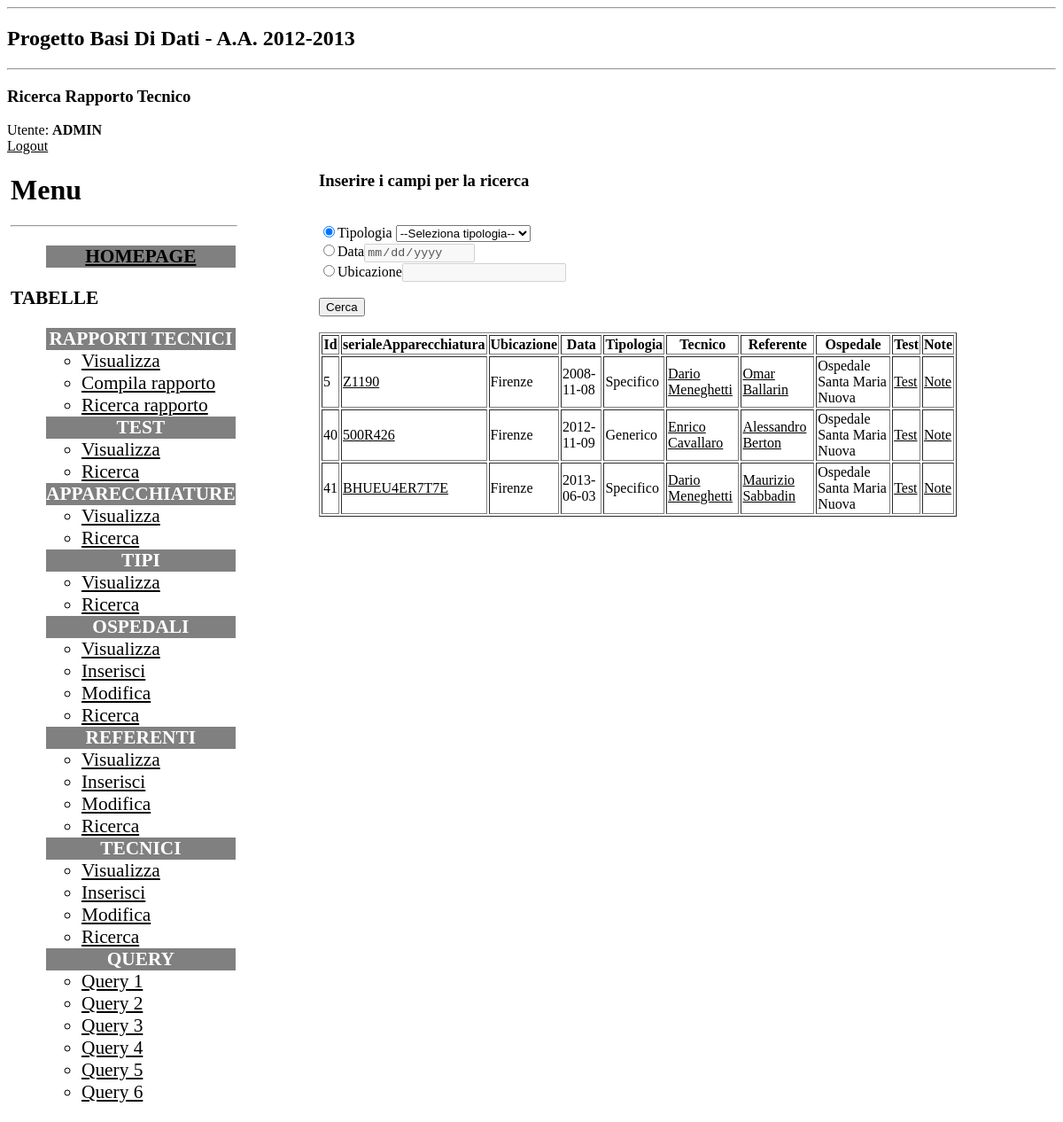
/Php/ricercaRapporto.php?str3=Firenze (signed in), run on the app's committed database.
### tables this page shows
CREATE TABLE IF NOT EXISTS `RapportiTecnici` (
  `idRapporto` int(11) NOT NULL,
  `Ubicazione` varchar(50) DEFAULT NULL,
  `Data` date DEFAULT NULL,
  `Tipologia` enum('Generico','Specifico') DEFAULT NULL,
  `Note` varchar(120) DEFAULT NULL,
  `idTecnico` int(11) NOT NULL,
  `idReferente` int(11) NOT NULL,
  `idOspedale` int(11) NOT NULL,
  `serialeApparecchiatura` varchar(50) DEFAULT NULL,
  PRIMARY KEY (`idRapporto`),
  KEY `idTecnico` (`idTecnico`),
  KEY `idReferente` (`idReferente`),
  KEY `idOspedale` (`idOspedale`),
  KEY `serialeApparecchiatura` (`serialeApparecchiatura`)
);

CREATE TABLE IF NOT EXISTS `Persone` (
  `idPersona` int(11) NOT NULL,
  `Nome` varchar(20) DEFAULT NULL,
  `Cognome` varchar(20) DEFAULT NULL,
  `DataNascita` date DEFAULT NULL,
  `Telefono` varchar(15) DEFAULT NULL,
  PRIMARY KEY (`idPersona`)
);

### Php/ricercaRapporto.php (the view, shortened to what this page needs)
<?php
require("library.php");
page_start("Progetto Basi Di Dati - A.A. 2012-2013");
subtitle("Ricerca Rapporto Tecnico");
menu();
start_body();
echo "
<B><H3>Inserire i campi per la ricerca</H3></B><br>
";
$conn=connectDB();
$str3 = $_GET["str3"];
  $query="SELECT idRapporto,serialeApparecchiatura,Ubicazione,Data,Tipologia,idTecnico,idReferente,idOspedale FROM RapportiTecnici";
if($str3)
{
  $query="SELECT idRapporto,serialeApparecchiatura,Ubicazione,Data,Tipologia,idTecnico,idReferente,idOspedale FROM RapportiTecnici WHERE Ubicazione LIKE '$str3%'";
}
$result=mysql_query($query, $conn);
echo<<<END
<form action="ricercaRapporto.php" method="GET" name="Ricerca" id="ricerca">
<input type="radio" name="tipoRicerca" id="tip" OnClick="changeRicerca()" value="tipologia" checked>Tipologia
<select name="str1" id="str1">
<option value="">--Seleziona tipologia--</option>
<option value="Generico">Generico</option>
<option value="Specifico">Specifico</option>
</select>
 <br>
<input type="radio" name="tipoRicerca" id="dat" OnClick="changeRicerca()" value="data">Data<input type="date" name="str2" id="str2" disabled> <br>
<input type="radio" name="tipoRicerca" id="ubi" OnClick="changeRicerca()" value="ubicazione">Ubicazione<input type="text" name="str3" id="str3" disabled> <br>
<br><input type="submit" value="Cerca">
<br></form><br>
END;
$table_head =  array("Id","serialeApparecchiatura","Ubicazione","Data","Tipologia","Tecnico","Referente","Ospedale","Test","Note");
table_start($table_head);
while ($row = mysql_fetch_row($result)) {
$Qtecnico="SELECT Nome,Cognome,idPersona FROM Persone WHERE idPersona='$row[5]'";
$res=mysql_query($Qtecnico, $conn);
$tecnico=mysql_fetch_array($res);
$tecnico = "<a href='view_tecnici.php?idTecnico=$tecnico[2]&request=view'>$tecnico[0] $tecnico[1]</a>";
$Qreferente="SELECT Nome,Cognome,idPersona FROM Persone WHERE idPersona='$row[6]'";
$res=mysql_query($Qreferente, $conn);
$referente=mysql_fetch_array($res);
$referente = "<a href='view_referenti.php?idReferente=$referente[2]&request=view'>$referente[0] $referente[1]</a>";
$Qospedale="SELECT Nome FROM Ospedali WHERE idOspedale='$row[7]'";
$res=mysql_query($Qospedale, $conn);
$ospedale=mysql_fetch_array($res);
$ospedale = $ospedale[0];
$test = "<a href='testRapporto.php?idRapporto=$row[0]'>Test</a>";
$apparecchiatura = "<a href='view_apparecchiature.php?seriale=$row[1]'>$row[1]</a>";
$note = "<a href='view_note.php?idRapporto=$row[0]'>Note</a>";
$stampa = array("$row[0]","$apparecchiatura","$row[2]","$row[3]","$row[4]","$tecnico","$referente","$ospedale","$test","$note");
table_row($stampa);
}
table_end();
end_body();
page_end();
?>

### Php/library.php (shortened to what this page needs)
<?php
function page_start($title) {
  echo<<<END
<!DOCTYPE html PUBLIC "-//W3C//DTD XHTML 1.0 Strict//EN" "http://www.w3.org/TR/xhtml1/DTD/xhtml1-strict.dtd">
<html xmlns="http://www.w3.org/1999/xhtml"  xml:lang="it" lang="it">
<head>
<link rel="stylesheet" type="text/css" href="style.css">
<script type="text/javascript" src="script.js"></script>
<title>$title</title>
</head>
<body>
<hr />
<h2>$title</h2>
<hr />
END;
};
function menu()
{
$login=authenticate() or
  die("Accesso negato. Effettuare il <a href=\"login.php\">login</a>");;
echo "Utente: <b>" . strtoupper($login) .  "</b>";
echo "<br />";
echo hyperlink("Logout", "logout.php");
echo<<<END
<div style="position:absolute; left:1%; width:auto;">
<h1>Menu</h1>
<hr width=100% align="left">
<ul style="font-size:16pt;">
<li style="color:white;background-color:grey;text-align:center;"><A HREF="home.php"><b>HOMEPAGE</b></A></li>
</ul>
<text style="font-size:16pt;"><B>TABELLE</B></text>
<ul style="font-size:16pt;">
<li style="color:white;background-color:grey;text-align:center;"><b>RAPPORTI TECNICI</b></li>
  <ul>
  <li><a href="view_rapporti.php">Visualizza</a></li>
  <li><a href="select_tipo.php">Compila rapporto</a></li>
  <li><a href="ricercaRapporto.php">Ricerca rapporto</a></li>
  </ul>
<li style="color:white;background-color:grey;text-align:center;"><b>TEST</b></li>
  <ul>
  <li><a href="view_test.php">Visualizza</a></li>
  <li><a href="ricercaTest.php">Ricerca</a></li>
  </ul>
<li style="color:white;background-color:grey;text-align:center;"><b>APPARECCHIATURE</b></li>
  <ul>
  <li><a href="view_apparecchiature.php">Visualizza</a></li>
  <li><a href="ricercaApparecchiatura.php">Ricerca</a></li>
  </ul>
<li style="color:white;background-color:grey;text-align:center;"><b>TIPI</b></li>
  <ul>
  <li><a href="view_tipi.php">Visualizza</a></li>
  <li><a href="ricercaTipo.php">Ricerca</a></li>
  </ul>
<li style="color:white;background-color:grey;text-align:center;"><b>OSPEDALI</b></li>
  <ul>
  <li><a href="view_ospedali.php?request=view">Visualizza</a></li>
  <li><a href="insert_ospedale.php">Inserisci</a></li>
  <li><a href="view_ospedali.php?request=edit">Modifica</a></li>
  <li><a href="ricercaOspedale.php">Ricerca</a></li>
  </ul>
<li style="color:white;background-color:grey;text-align:center;"><b>REFERENTI</b></li>
  <ul>
  <li><a href="view_referenti.php?request=view">Visualizza</a></li>
  <li><a href="insert_referente.php">Inserisci</a></li>
  <li><a href="view_referenti.php?request=edit">Modifica</a></li>
  <li><a href="ricercaReferente.php">Ricerca</a></li>
  </ul>
<li style="color:white;background-color:grey;text-align:center;"><b>TECNICI</b></li>
  <ul>
  <li><a href="view_tecnici.php?request=view">Visualizza</a></li>
  <li><a href="insert_tecnico.php">Inserisci</a></li>
  <li><a href="view_tecnici.php?request=edit">Modifica</a></li>
  <li><a href="ricercaTecnico.php">Ricerca</a></li>
  </ul>
<li style="color:white;background-color:grey;text-align:center;"><b>QUERY</b></li>
  <ul>
  <li><a href="Query_1.php">Query 1</a></li>
  <li><a href="Query_2.php">Query 2</a></li>
  <li><a href="Query_3.php">Query 3</a></li>
  <li><a href="Query_4.php">Query 4</a></li>
  <li><a href="Query_5.php">Query 5</a></li>
  <li><a href="Query_6.php">Query 6</a></li>
  </ul>
</ul>
</div>
END;
}
function start_body()
{
echo<<<END
<div style="position:absolute; right:10%; left:30%; min-width:40%; width:auto;">
END;
}
function end_body()
{
echo<<<END
</div>
END;
}
function page_end() {
  echo "
</body>
</html>";
};
function subtitle($str) {
  echo "<h3>$str</h3>\n";
};
function hyperlink($str, $url) {
  return "<a href=\"$url\">$str</a>";
};
function table_start($row) {
  echo "<table border=\"1\">\n";
  echo "<tr>\n";
  foreach ($row as $field)
    echo "<th>$field</th>\n";
  echo "</tr>\n";
};
function table_row($row) {
  echo "<tr>";
  foreach ($row as $field)
    if ($field)
      echo "<td style='max-width:500px; height:auto;'>$field</td>\n";
    else
      echo "<td>---</td>\n";
  echo "</tr>";
  };
function table_end() {
  echo "</table>\n";
};
function authenticate() {
  $login=$_SESSION['logged'];
  if (! $login) {
    return FALSE;
  } else {
    return $login;
  }
}
?>

### Php/style.css (style rules this page uses)
a { color:black; text-decoration:underline; }

### data on the page
rapportitecnici: idRapporto "5", serialeApparecchiatura "Z1190", Ubicazione "Firenze", Data "2008-11-08", Tipologia "Specifico", persone.Nome "Dario", persone.Cognome "Meneghetti", persone.Nome "Omar", persone.Cognome "Ballarin", field "Ospedale Santa Maria Nuova"
rapportitecnici: idRapporto "40", serialeApparecchiatura "500R426", Ubicazione "Firenze", Data "2012-11-09", Tipologia "Generico", persone.Nome "Enrico", persone.Cognome "Cavallaro", persone.Nome "Alessandro", persone.Cognome "Berton", field "Ospedale Santa Maria Nuova"
rapportitecnici: idRapporto "41", serialeApparecchiatura "BHUEU4ER7T7E", Ubicazione "Firenze", Data "2013-06-03", Tipologia "Specifico", persone.Nome "Dario", persone.Cognome "Meneghetti", persone.Nome "Maurizio", persone.Cognome "Sabbadin", field "Ospedale Santa Maria Nuova"

### other printed values
$title "Progetto Basi Di Dati - A.A. 2012-2013"
$str "Ricerca Rapporto Tecnico"
$login "ADMIN"
$str "Logout"
$field "Id"
$field "serialeApparecchiatura"
$field "Ubicazione"
$field "Data"
$field "Tipologia"
$field "Tecnico"
$field "Referente"
$field "Ospedale"
$field "Test"
$field "Note"
